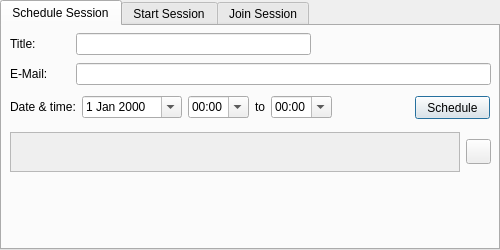
<?xml version="1.0" encoding="UTF-8"?>
<ui version="4.0">
 <class>QollabDialogBase</class>
 <widget class="QDialog" name="QollabDialogBase">
  <property name="geometry">
   <rect>
    <x>0</x>
    <y>0</y>
    <width>500</width>
    <height>250</height>
   </rect>
  </property>
  <property name="sizePolicy">
   <sizepolicy hsizetype="Fixed" vsizetype="Fixed">
    <horstretch>0</horstretch>
    <verstretch>0</verstretch>
   </sizepolicy>
  </property>
  <property name="minimumSize">
   <size>
    <width>500</width>
    <height>250</height>
   </size>
  </property>
  <property name="maximumSize">
   <size>
    <width>500</width>
    <height>250</height>
   </size>
  </property>
  <property name="windowTitle">
   <string>Qollab-client</string>
  </property>
  <widget class="QTabWidget" name="qollab_menu">
   <property name="geometry">
    <rect>
     <x>0</x>
     <y>0</y>
     <width>500</width>
     <height>250</height>
    </rect>
   </property>
   <property name="sizePolicy">
    <sizepolicy hsizetype="Fixed" vsizetype="Fixed">
     <horstretch>0</horstretch>
     <verstretch>0</verstretch>
    </sizepolicy>
   </property>
   <property name="minimumSize">
    <size>
     <width>0</width>
     <height>250</height>
    </size>
   </property>
   <property name="maximumSize">
    <size>
     <width>800</width>
     <height>250</height>
    </size>
   </property>
   <property name="tabPosition">
    <enum>QTabWidget::North</enum>
   </property>
   <property name="currentIndex">
    <number>0</number>
   </property>
   <widget class="QWidget" name="schedule_tab">
    <attribute name="title">
     <string>Schedule Session</string>
    </attribute>
    <widget class="QPushButton" name="create_session_button">
     <property name="geometry">
      <rect>
       <x>413</x>
       <y>70</y>
       <width>75</width>
       <height>23</height>
      </rect>
     </property>
     <property name="text">
      <string>Schedule</string>
     </property>
    </widget>
    <widget class="QWidget" name="layoutWidget">
     <property name="geometry">
      <rect>
       <x>8</x>
       <y>37</y>
       <width>481</width>
       <height>22</height>
      </rect>
     </property>
     <layout class="QHBoxLayout" name="horizontalLayout_3">
      <item>
       <widget class="QLabel" name="label">
        <property name="sizePolicy">
         <sizepolicy hsizetype="Preferred" vsizetype="Fixed">
          <horstretch>0</horstretch>
          <verstretch>0</verstretch>
         </sizepolicy>
        </property>
        <property name="minimumSize">
         <size>
          <width>60</width>
          <height>0</height>
         </size>
        </property>
        <property name="text">
         <string>E-Mail:</string>
        </property>
       </widget>
      </item>
      <item>
       <widget class="QLineEdit" name="input_email">
        <property name="sizePolicy">
         <sizepolicy hsizetype="Expanding" vsizetype="Fixed">
          <horstretch>0</horstretch>
          <verstretch>0</verstretch>
         </sizepolicy>
        </property>
        <property name="minimumSize">
         <size>
          <width>400</width>
          <height>0</height>
         </size>
        </property>
        <property name="acceptDrops">
         <bool>false</bool>
        </property>
       </widget>
      </item>
     </layout>
    </widget>
    <widget class="QWidget" name="layoutWidget">
     <property name="geometry">
      <rect>
       <x>8</x>
       <y>70</y>
       <width>401</width>
       <height>22</height>
      </rect>
     </property>
     <layout class="QHBoxLayout" name="horizontalLayout_2">
      <property name="sizeConstraint">
       <enum>QLayout::SetDefaultConstraint</enum>
      </property>
      <item>
       <widget class="QLabel" name="label_2">
        <property name="sizePolicy">
         <sizepolicy hsizetype="Fixed" vsizetype="Fixed">
          <horstretch>0</horstretch>
          <verstretch>0</verstretch>
         </sizepolicy>
        </property>
        <property name="minimumSize">
         <size>
          <width>60</width>
          <height>0</height>
         </size>
        </property>
        <property name="maximumSize">
         <size>
          <width>100</width>
          <height>16777215</height>
         </size>
        </property>
        <property name="text">
         <string>Date &amp; time:</string>
        </property>
       </widget>
      </item>
      <item>
       <widget class="QDateEdit" name="date">
        <property name="sizePolicy">
         <sizepolicy hsizetype="Expanding" vsizetype="Fixed">
          <horstretch>0</horstretch>
          <verstretch>0</verstretch>
         </sizepolicy>
        </property>
        <property name="minimumSize">
         <size>
          <width>100</width>
          <height>0</height>
         </size>
        </property>
        <property name="maximumSize">
         <size>
          <width>100</width>
          <height>16777215</height>
         </size>
        </property>
        <property name="calendarPopup">
         <bool>true</bool>
        </property>
        <property name="timeSpec">
         <enum>Qt::UTC</enum>
        </property>
       </widget>
      </item>
      <item>
       <widget class="QComboBox" name="time_from">
        <property name="sizePolicy">
         <sizepolicy hsizetype="Fixed" vsizetype="Maximum">
          <horstretch>0</horstretch>
          <verstretch>0</verstretch>
         </sizepolicy>
        </property>
        <property name="minimumSize">
         <size>
          <width>50</width>
          <height>0</height>
         </size>
        </property>
        <property name="editable">
         <bool>true</bool>
        </property>
        <property name="maxVisibleItems">
         <number>15</number>
        </property>
        <property name="maxCount">
         <number>100</number>
        </property>
        <property name="sizeAdjustPolicy">
         <enum>QComboBox::AdjustToContents</enum>
        </property>
        <property name="minimumContentsLength">
         <number>1</number>
        </property>
        <item>
         <property name="text">
          <string>00:00</string>
         </property>
        </item>
        <item>
         <property name="text">
          <string>00:15</string>
         </property>
        </item>
        <item>
         <property name="text">
          <string>00:30</string>
         </property>
        </item>
        <item>
         <property name="text">
          <string>00:45</string>
         </property>
        </item>
        <item>
         <property name="text">
          <string>01:00</string>
         </property>
        </item>
       </widget>
      </item>
      <item>
       <widget class="QLabel" name="label_4">
        <property name="sizePolicy">
         <sizepolicy hsizetype="Fixed" vsizetype="Fixed">
          <horstretch>0</horstretch>
          <verstretch>0</verstretch>
         </sizepolicy>
        </property>
        <property name="minimumSize">
         <size>
          <width>10</width>
          <height>0</height>
         </size>
        </property>
        <property name="maximumSize">
         <size>
          <width>10</width>
          <height>16777215</height>
         </size>
        </property>
        <property name="text">
         <string>to</string>
        </property>
       </widget>
      </item>
      <item>
       <widget class="QComboBox" name="time_to">
        <property name="sizePolicy">
         <sizepolicy hsizetype="Fixed" vsizetype="Fixed">
          <horstretch>0</horstretch>
          <verstretch>0</verstretch>
         </sizepolicy>
        </property>
        <property name="minimumSize">
         <size>
          <width>50</width>
          <height>0</height>
         </size>
        </property>
        <property name="editable">
         <bool>true</bool>
        </property>
        <property name="maxVisibleItems">
         <number>15</number>
        </property>
        <property name="maxCount">
         <number>100</number>
        </property>
        <property name="sizeAdjustPolicy">
         <enum>QComboBox::AdjustToContents</enum>
        </property>
        <property name="minimumContentsLength">
         <number>1</number>
        </property>
        <item>
         <property name="text">
          <string>00:00</string>
         </property>
        </item>
        <item>
         <property name="text">
          <string>00:15</string>
         </property>
        </item>
       </widget>
      </item>
      <item>
       <spacer name="horizontalSpacer">
        <property name="orientation">
         <enum>Qt::Horizontal</enum>
        </property>
        <property name="sizeType">
         <enum>QSizePolicy::Expanding</enum>
        </property>
        <property name="sizeHint" stdset="0">
         <size>
          <width>40</width>
          <height>20</height>
         </size>
        </property>
       </spacer>
      </item>
     </layout>
    </widget>
    <widget class="QWidget" name="layoutWidget">
     <property name="geometry">
      <rect>
       <x>8</x>
       <y>100</y>
       <width>483</width>
       <height>52</height>
      </rect>
     </property>
     <layout class="QHBoxLayout" name="horizontalLayout_4">
      <item>
       <widget class="QTextEdit" name="input_url">
        <property name="enabled">
         <bool>false</bool>
        </property>
        <property name="sizePolicy">
         <sizepolicy hsizetype="Fixed" vsizetype="Fixed">
          <horstretch>0</horstretch>
          <verstretch>0</verstretch>
         </sizepolicy>
        </property>
        <property name="minimumSize">
         <size>
          <width>450</width>
          <height>40</height>
         </size>
        </property>
        <property name="maximumSize">
         <size>
          <width>450</width>
          <height>40</height>
         </size>
        </property>
        <property name="readOnly">
         <bool>true</bool>
        </property>
       </widget>
      </item>
      <item>
       <widget class="QPushButton" name="copy_url_button">
        <property name="sizePolicy">
         <sizepolicy hsizetype="Fixed" vsizetype="Fixed">
          <horstretch>0</horstretch>
          <verstretch>0</verstretch>
         </sizepolicy>
        </property>
        <property name="minimumSize">
         <size>
          <width>25</width>
          <height>25</height>
         </size>
        </property>
        <property name="maximumSize">
         <size>
          <width>25</width>
          <height>25</height>
         </size>
        </property>
        <property name="text">
         <string/>
        </property>
       </widget>
      </item>
     </layout>
    </widget>
    <widget class="QWidget" name="layoutWidget">
     <property name="geometry">
      <rect>
       <x>8</x>
       <y>7</y>
       <width>301</width>
       <height>22</height>
      </rect>
     </property>
     <layout class="QHBoxLayout" name="horizontalLayout_6">
      <item>
       <widget class="QLabel" name="label_3">
        <property name="minimumSize">
         <size>
          <width>60</width>
          <height>0</height>
         </size>
        </property>
        <property name="text">
         <string>Title:</string>
        </property>
       </widget>
      </item>
      <item>
       <widget class="QLineEdit" name="input_title"/>
      </item>
     </layout>
    </widget>
   </widget>
   <widget class="QWidget" name="start_tab">
    <attribute name="title">
     <string>Start Session</string>
    </attribute>
    <widget class="QPushButton" name="start_session_button">
     <property name="geometry">
      <rect>
       <x>420</x>
       <y>198</y>
       <width>70</width>
       <height>23</height>
      </rect>
     </property>
     <property name="text">
      <string>Start</string>
     </property>
    </widget>
    <widget class="QTableWidget" name="table_session">
     <property name="geometry">
      <rect>
       <x>8</x>
       <y>40</y>
       <width>481</width>
       <height>150</height>
      </rect>
     </property>
     <property name="minimumSize">
      <size>
       <width>0</width>
       <height>150</height>
      </size>
     </property>
     <property name="maximumSize">
      <size>
       <width>16777215</width>
       <height>150</height>
      </size>
     </property>
     <property name="alternatingRowColors">
      <bool>true</bool>
     </property>
     <property name="selectionMode">
      <enum>QAbstractItemView::SingleSelection</enum>
     </property>
     <property name="selectionBehavior">
      <enum>QAbstractItemView::SelectRows</enum>
     </property>
     <attribute name="horizontalHeaderCascadingSectionResizes">
      <bool>false</bool>
     </attribute>
     <column>
      <property name="text">
       <string>name</string>
      </property>
     </column>
     <column>
      <property name="text">
       <string>from</string>
      </property>
     </column>
     <column>
      <property name="text">
       <string>to</string>
      </property>
     </column>
     <column>
      <property name="text">
       <string>mail</string>
      </property>
     </column>
     <column>
      <property name="text">
       <string>rid</string>
      </property>
     </column>
     <column>
      <property name="text">
       <string>pwd</string>
      </property>
     </column>
     <column>
      <property name="text">
       <string/>
      </property>
     </column>
    </widget>
    <widget class="QWidget" name="layoutWidget">
     <property name="geometry">
      <rect>
       <x>8</x>
       <y>7</y>
       <width>301</width>
       <height>22</height>
      </rect>
     </property>
     <layout class="QHBoxLayout" name="horizontalLayout">
      <item>
       <widget class="QLabel" name="label_6">
        <property name="minimumSize">
         <size>
          <width>60</width>
          <height>0</height>
         </size>
        </property>
        <property name="text">
         <string>User:</string>
        </property>
       </widget>
      </item>
      <item>
       <widget class="QLineEdit" name="input_start_user"/>
      </item>
     </layout>
    </widget>
   </widget>
   <widget class="QWidget" name="join_tab">
    <attribute name="title">
     <string>Join Session</string>
    </attribute>
    <widget class="QPushButton" name="join_session_button">
     <property name="geometry">
      <rect>
       <x>410</x>
       <y>190</y>
       <width>75</width>
       <height>23</height>
      </rect>
     </property>
     <property name="text">
      <string>Join</string>
     </property>
    </widget>
    <widget class="QWidget" name="layoutWidget">
     <property name="geometry">
      <rect>
       <x>7</x>
       <y>31</y>
       <width>481</width>
       <height>51</height>
      </rect>
     </property>
     <layout class="QHBoxLayout" name="horizontalLayout_5">
      <item>
       <widget class="QLabel" name="label_5">
        <property name="sizePolicy">
         <sizepolicy hsizetype="Fixed" vsizetype="Fixed">
          <horstretch>0</horstretch>
          <verstretch>0</verstretch>
         </sizepolicy>
        </property>
        <property name="minimumSize">
         <size>
          <width>60</width>
          <height>0</height>
         </size>
        </property>
        <property name="maximumSize">
         <size>
          <width>100</width>
          <height>16777215</height>
         </size>
        </property>
        <property name="text">
         <string>Url:</string>
        </property>
       </widget>
      </item>
      <item>
       <widget class="QTextEdit" name="input_join_url">
        <property name="minimumSize">
         <size>
          <width>0</width>
          <height>40</height>
         </size>
        </property>
        <property name="maximumSize">
         <size>
          <width>16777215</width>
          <height>40</height>
         </size>
        </property>
       </widget>
      </item>
     </layout>
    </widget>
    <widget class="QWidget" name="layoutWidget_2">
     <property name="geometry">
      <rect>
       <x>8</x>
       <y>7</y>
       <width>301</width>
       <height>22</height>
      </rect>
     </property>
     <layout class="QHBoxLayout" name="horizontalLayout_7">
      <item>
       <widget class="QLabel" name="label_7">
        <property name="minimumSize">
         <size>
          <width>60</width>
          <height>0</height>
         </size>
        </property>
        <property name="text">
         <string>User:</string>
        </property>
       </widget>
      </item>
      <item>
       <widget class="QLineEdit" name="input_join_user"/>
      </item>
     </layout>
    </widget>
   </widget>
  </widget>
 </widget>
 <resources/>
 <connections/>
</ui>
